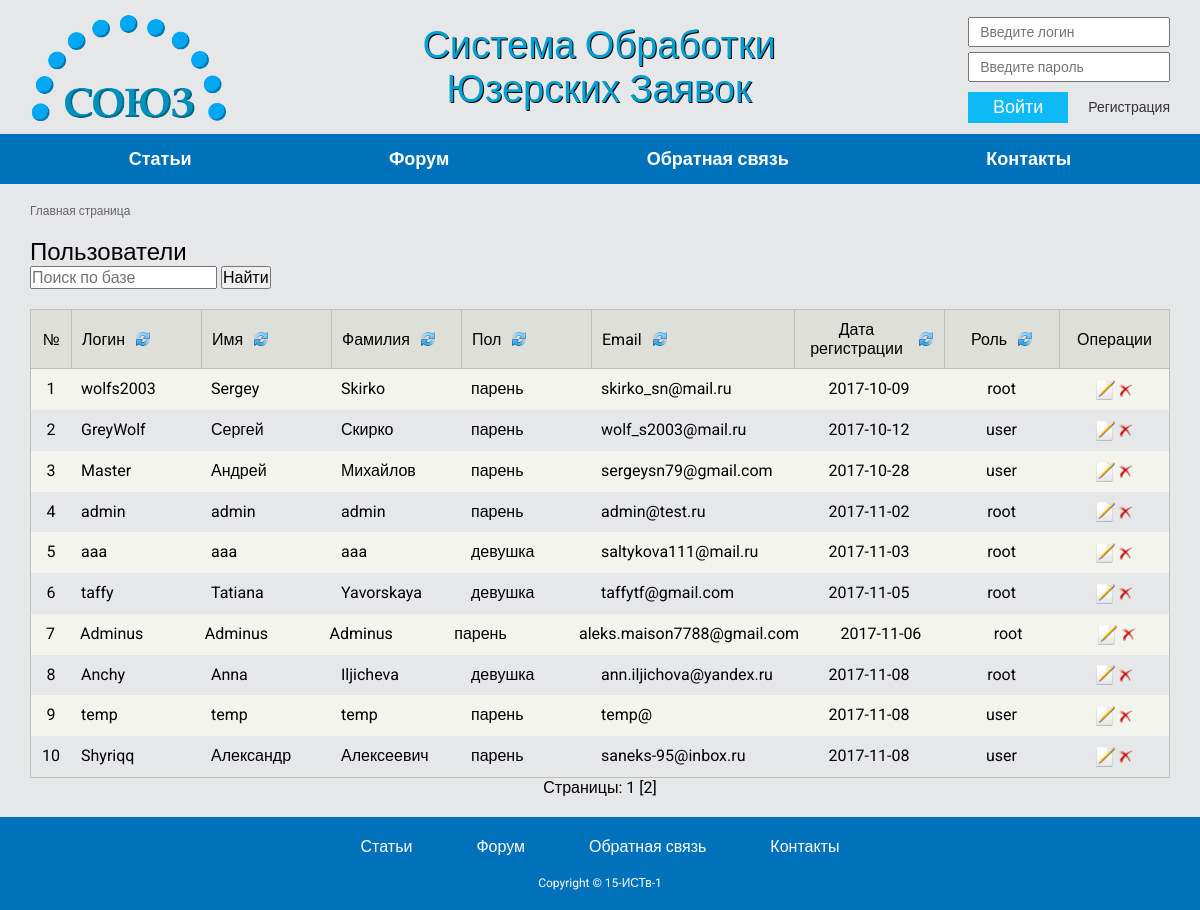
The page /control-user.php on the database its author committed.
### tables this page shows
CREATE TABLE IF NOT EXISTS `Users` (
  `id` int(11) NOT NULL AUTO_INCREMENT,
  `login` varchar(50) NOT NULL,
  `pass` varchar(50) NOT NULL,
  `email` varchar(50) NOT NULL,
  `name` varchar(50) NOT NULL,
  `surname` varchar(50) NOT NULL,
  `level_id` int(50) NOT NULL,
  `reg_date` date NOT NULL,
  `gender` int(3) NOT NULL,
  PRIMARY KEY (`id`),
  KEY `level_id` (`level_id`)
);

### action/showusers.php (called while the page is built, shortened)
<?php
	$user_level = array('root', 'admin', 'user');
	$user_gender = array('девушка', 'парень');
	$dir = array('login'=>'arrow.png', 'name'=>'arrow.png', 'surname'=>'arrow.png', 'gender'=>'arrow.png', 'email'=>'arrow.png', 'reg_date'=>'arrow.png', 'level_id'=>'arrow.png');
	$per_page = 10;
	if (isset($_GET['page'])) {
		$page = ($_GET['page']-1);
	} else { $page = 0; }
	$start = abs($page*$per_page);
	if(isset($_POST['search']))
	{
		$search_clear = htmlentities(mysql_real_escape_string($_POST['search']), ENT_QUOTES, 'UTF-8');
		$search = $search_clear;
		$users = search_user($link, $search);
		$show_pag = 0;
	}
	else{
	$users = Show_Users ($link, $sort_key, $direct, $start, $per_page);
	$show_pag = 1;
	}
	if(!$total_rows = Count_Show_Users($link, $sort_key, $direct))
		echo "jgb";
	else
	$num_pages = ceil($total_rows/$per_page);
?>

### func/db.php (called while the page is built, shortened)
<?php
function Show_Users ($connection, $sort, $direct, $start, $per_page)
{
	if(isset($sort) AND isset($direct)){
		$search = "SELECT * FROM Users ORDER BY $sort $direct LIMIT $start, $per_page";
	}
	else {
		$search = "SELECT * FROM Users ORDER BY id ASC LIMIT $start, $per_page";
	}
    $result = $connection->query ($search);
    $rows = $result->num_rows;
    if (!$rows) return false;
    else
    {
        $array = array ();
        for ($i=0; $i<$rows; $i++)
        {
            $result->data_seek ($i);
            $row =$result->fetch_array (MYSQLI_ASSOC);
            $array["$i"] = $row;
        }
    }
    return $array;
}
function Count_Show_Users($connection, $sort, $direct){
	if(isset($sort) AND isset($direct)){
		$q = "SELECT * FROM Users ORDER BY $sort $direct";
	}
	else {
		$q = "SELECT * FROM Users ORDER BY id ASC";
	}
	$result = $connection->query ($q);
    $rows = $result->num_rows;
	if (!$rows) return false;
    else
    {return $rows;}
}

### blocks/cu-personal.php (the view)
<div class="control-user">
	<div class="control-user__wrap">
		<p class="control-user__title">Пользователи</p>
<?php
	require_once '/blocks/cu_search.php';
	require_once '/action/showusers.php';
?>
		<div class="control-user__manage-table">
			<div class="manage-table manage-table_control-user">
				<div class="manage-table__header">
					<div class="manage-table__row manage-table__row_header">
						<div class="manage-table__cell manage-table__cell_header manage-table__cell_number">
							№
						</div>
						<div class="manage-table__cell manage-table__cell_header manage-table__cell_login">
							<a href='<?= $_SERVER[PHP_SELF] ?>?sort=1' title='Сортировка по логину' class='manage-table__title-column'>
								<span class=''>Логин</span>
								<img class='manage-table__sort-image' src='/images/<?= $dir[login] ?>' alt=''>
							</a>
						</div>
						<div class="manage-table__cell manage-table__cell_header manage-table__cell_username">
							<a href='<?= $_SERVER[PHP_SELF] ?>?sort=2' title='Сортировка по имени' class='manage-table__title-column'>
								<span class=''>Имя</span>
								<img class='manage-table__sort-image' src='/images/<?= $dir[name] ?>' alt=''>
							</a>
						</div>
						<div class="manage-table__cell manage-table__cell_header manage-table__cell_surname">
							<a href='<?= $_SERVER[PHP_SELF] ?>?sort=3' title='Сортировка по фамилии' class='manage-table__title-column'>
								<span class=''>Фамилия</span>
								<img class='manage-table__sort-image' src='/images/<?= $dir[surname] ?>' alt=''>
							</a>
						</div>
						<div class="manage-table__cell manage-table__cell_header manage-table__cell_surname">
							<a href='<?= $_SERVER[PHP_SELF] ?>?sort=4' title='Сортировка по полу' class='manage-table__title-column'>
								<span class=''>Пол</span>
								<img class='manage-table__sort-image' src='/images/<?= $dir[gender] ?>' alt=''>
							</a>
						</div>
						<div class="manage-table__cell manage-table__cell_header manage-table__cell_email">
							<a href='<?= $_SERVER[PHP_SELF] ?>?sort=5' title='Сортировка по email' class='manage-table__title-column'>
								<span class=''>Email</span>
								<img class='manage-table__sort-image' src='/images/<?= $dir[email] ?>' alt=''>
							</a>
						</div>
						<div class="manage-table__cell manage-table__cell_header manage-table__cell_date">
							<a href='<?= $_SERVER[PHP_SELF] ?>?sort=6' title='Сортировка по дате регистрации' class='manage-table__title-column'>
								<span class=''>Дата регистрации</span>
								<img class='manage-table__sort-image' src='/images/<?= $dir[reg_date] ?>' alt=''>
							</a>
						</div>
						<div class="manage-table__cell manage-table__cell_header manage-table__cell_lvl">
							<a href='<?= $_SERVER[PHP_SELF] ?>?sort=7' title='Сортировка по уровню' class='manage-table__title-column'>
								<span class=''>Роль</span>
								<img class='manage-table__sort-image' src='/images/<?= $dir[level_id] ?>' alt=''>
							</a>
						</div>
						<div class="manage-table__cell manage-table__cell_header manage-table__cell_admintools">
							Операции
						</div>
					</div>
				</div>
				<div class="manage-table__body">
					<?php foreach($users as $i => $user) { ?>
						<div class="manage-table__row manage-table__row_body">
							<div class="manage-table__cell manage-table__cell_body manage-table__cell_number">
								<?= $i+1 ?>
							</div>
							<div class="manage-table__cell manage-table__cell_body manage-table__cell_login">
								<?= $user['login'] ?>
							</div>
							<div class="manage-table__cell manage-table__cell_body manage-table__cell_username">
								<?= $user['name'] ?>
							</div>
							<div class="manage-table__cell manage-table__cell_body manage-table__cell_surname">
								<?= $user['surname'] ?>
							</div>
							<div class="manage-table__cell manage-table__cell_body manage-table__cell_surname">
								<?= $user_gender[$user['gender']] ?>
							</div>
							<div class="manage-table__cell manage-table__cell_body manage-table__cell_email">
								<?= $user['email'] ?>
							</div>
							<div class="manage-table__cell manage-table__cell_body manage-table__cell_date">
								<?= $user['reg_date'] ?>
							</div>
							<div class="manage-table__cell manage-table__cell_body manage-table__cell_lvl">
								<?= $user_level[$user['level_id']-1] ?>
							</div>
							<div class="manage-table__cell manage-table__cell_body manage-table__cell_admintools">
								<a href='/control-user-edit.php?edit=<?= $user['id'] ?>'>
									<img src='/images/edit.png' width='20' height='20'>
								</a>
								<a href='/control-user-edit.php?delete=<?= $user['id'] ?>'>
									<img src='/images/delete.png' width='15' height='15'>
								</a>
							</div>
						</div>
					<?php } ?>
				</div>
			</div>
		</div>
	</div>
</div>
<?php if($show_pag!=0){ ?>
<div class='pagination'>Страницы:
	<?php for($i=1; $i<=$num_pages; $i++) { ?>
			<?php if ($i-1 == $page) { ?>
				<?= $i ?>
			<?php } else { ?>
			<a href='<?= $_SERVER[PHP_SELF] ?>?page=<?= $i ?>'>[<?= $i ?>]</a>
			<?php } ?>
	<?php } ?>
<?php }?>
</div>

### css/index.css (style rules this page uses)
*, h1, p, body { margin: 0; padding: 0; -webkit-box-sizing: border-box; -moz-box-sizing: border-box; box-sizing: border-box; color: inherit; font-size: inherit; font-weight: inherit; font-family: inherit; outline: inherit; line-height: inherit; -webkit-user-select: inherit; -moz-user-select: inherit; -ms-user-select: inherit; user-select: inherit; text-decoration: inherit; letter-spacing: inherit; }
html { height: 100%; }
body { background-color: #e6e7e9; font-family: 'Roboto', sans-serif; height: 100%; }
img { vertical-align: middle; }
.manage-table_control-user { min-width: 1024px; }
.manage-table { border: 1px solid #bebfb9; box-shadow: 0 3px 4px rgba(0,0,0,0.25); }
.manage-table__header { border-bottom: 1px solid #bebfb9; }
.manage-table__row { display: -webkit-flex; display: -moz-flex; display: -ms-flex; display: -o-flex; display: flex; padding: 0; }
.manage-table__row_header { background-color: #DFDFDA; }
.manage-table__row_body:nth-child(odd) { background-color: #F3F4EE; }
.manage-table__cell { padding: 10px; }
.manage-table__cell_header { align-items: center; display: -webkit-flex; display: -moz-flex; display: -ms-flex; display: -o-flex; display: flex; }
.manage-table__cell_header:not(:first-child) { border-left: 1px solid #bebfb9; }
.manage-table__cell_date { flex-basis: 150px; text-align: center; justify-content: center; }
.manage-table__title-column { display: -webkit-flex; display: -moz-flex; display: -ms-flex; display: -o-flex; display: flex; align-items: center; }
.manage-table__sort-image { margin-left: 10px; }
.manage-table__cell_number { flex-basis: 40px; text-align: center; justify-content: center; }
.manage-table__cell_login, .manage-table__cell_username, .manage-table__cell_surname { flex-basis: 130px; }
.manage-table__cell_email { flex-grow: 1; }
.manage-table__cell_lvl { flex-basis: 115px; text-align: center; justify-content: center; }
.manage-table__cell_admintools { flex-basis: 110px; text-align: center; justify-content: center; }
.control-user__title { font-size: 24px; font-weight: 500; }
.control-user__manage-table { margin-top: 20px; overflow-x: auto; }
.pagination { text-align: center; }

### rows shown on the page
users: login "wolfs2003", name "Sergey", surname "Skirko", gender "парень", email "skirko_sn@mail.ru", reg_date "2017-10-09", level "root"
users: login "GreyWolf", name "Сергей", surname "Скирко", gender "парень", email "wolf_s2003@mail.ru", reg_date "2017-10-12", level "user"
users: login "Master", name "Андрей", surname "Михайлов", gender "парень", email "sergeysn79@gmail.com", reg_date "2017-10-28", level "user"
users: login "admin", name "admin", surname "admin", gender "парень", email "admin@test.ru", reg_date "2017-11-02", level "root"
users: login "aaa", name "aaa", surname "aaa", gender "девушка", email "saltykova111@mail.ru", reg_date "2017-11-03", level "root"
users: login "taffy", name "Tatiana", surname "Yavorskaya", gender "девушка", email "taffytf@gmail.com", reg_date "2017-11-05", level "root"
users: login "Adminus", name "Adminus", surname "Adminus", gender "парень", email "aleks.maison7788@gmail.com", reg_date "2017-11-06", level "root"
users: login "Anchy", name "Anna", surname "Iljicheva", gender "девушка", email "ann.iljichova@yandex.ru", reg_date "2017-11-08", level "root"
users: login "temp", name "temp", surname "temp", gender "парень", email "temp@", reg_date "2017-11-08", level "user"
users: login "Shyriqq", name "Александр", surname "Алексеевич", gender "парень", email "saneks-95@inbox.ru", reg_date "2017-11-08", level "user"
